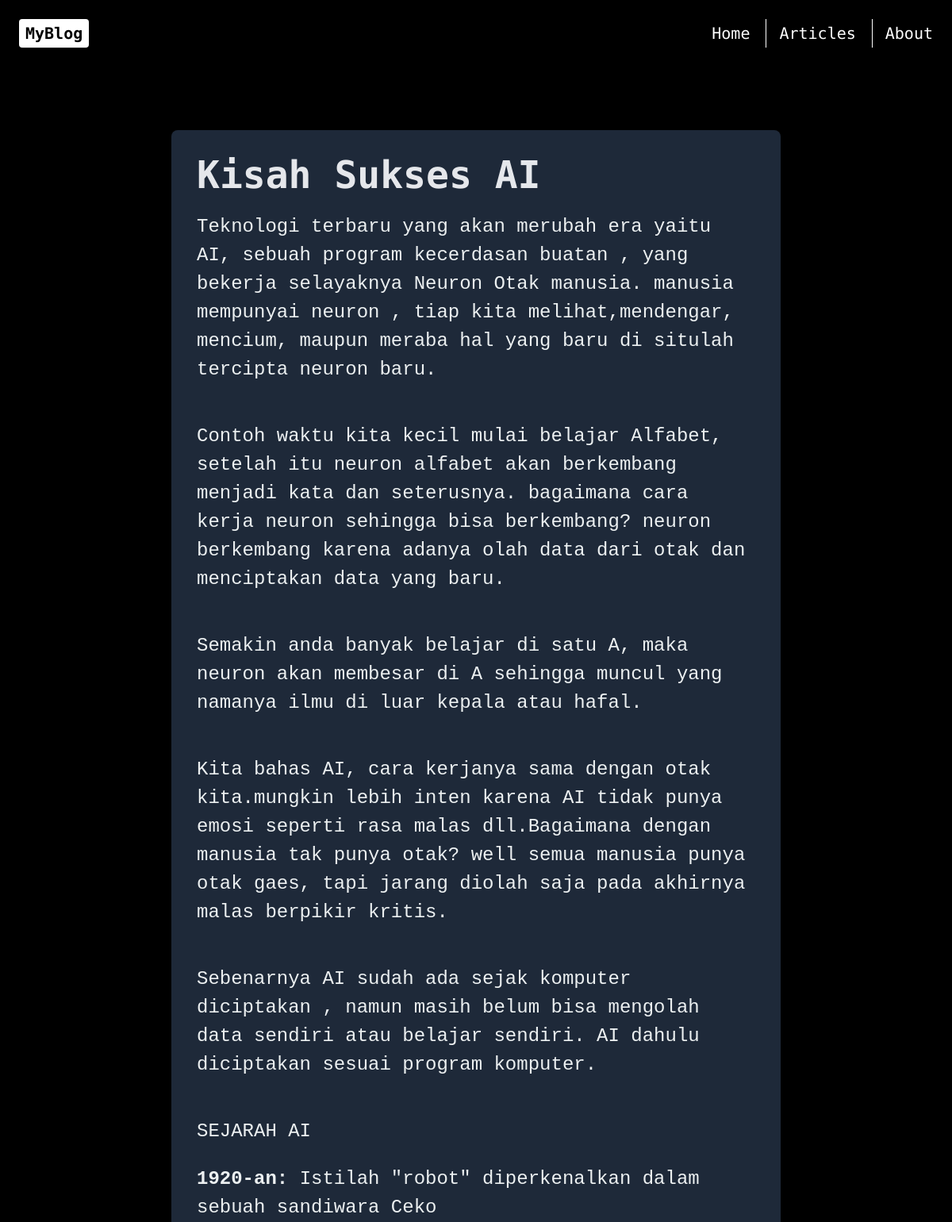
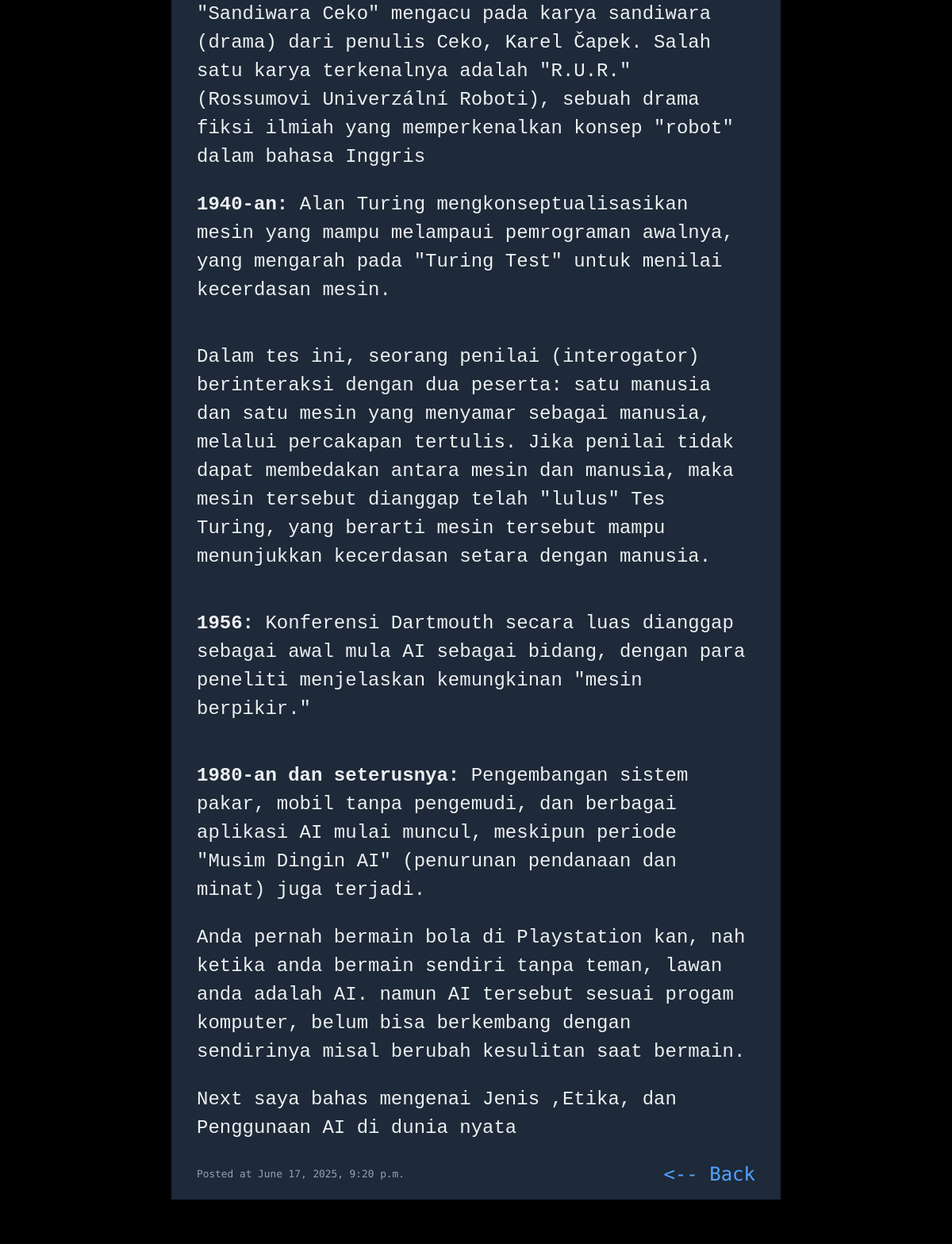
The app's page /post/2/ with its own data (2 pictures, top to bottom).
### main/models.py (models this page shows, shortened)
class Post(models.Model):
    title = models.CharField(max_length=200)
    slug = models.SlugField(unique=True, max_length=200)
    author = models.ForeignKey(User, on_delete=models.CASCADE)
    categories = models.ManyToManyField('Categories', related_name='posts')
    content = RichTextUploadingField(
        blank=True,
        null=True,
        config_name='default'
    )
    created_at = models.DateTimeField(auto_now_add=True)
    updated_at = models.DateTimeField(auto_now=True)
    published = models.BooleanField(default=False)

### main/views.py (the view)
# urls.py: path('post/<int:post_id>/', views.blog_detail, name='blog_detail'),
def blog_detail(request, post_id):
    post = get_object_or_404(Post, id=post_id)
    return render(request, 'detail.html', {'post': post})

### main/templates/detail.html
{% extends "index.html" %}
{% block content %}
    <div class="max-w-3xl mx-auto p-4 sm:p-8 rounded-lg shadow mt-6 sm:mt-10 bg-gray-800">
        <h1 class="text-3xl sm:text-5xl font-bold mb-4 text-gray-200 break-words">{{ post.title }}</h1>
        <p class="text-lg sm:text-2xl mb-6 text-gray-100 break-words">{{ post.content | safe }}</p>
        <div class="flex flex-col sm:flex-row items-start sm:items-center justify-between gap-2">
            <small class="text-gray-400">Posted at {{ post.created_at }}</small>
            <a href="{% url 'homepage' %}" class="text-lg sm:text-2xl text-blue-400 hover:text-gray-300"><-- Back</a>
        </div>
    </div>
{% endblock %}

### main/templates/index.html (shortened to what this page needs)
{% load static %}
<!DOCTYPE html>
<html lang="en">
<head>
  <script src="https://cdn.jsdelivr.net/npm/@tailwindcss/browser@4"></script>
  <link href="https://fonts.googleapis.com/css2?family=Share+Tech+Mono&family=Space+Mono:ital,wght@0,400;0,700;1,400;1,700&display=swap" rel="stylesheet"></head>
<body style="font-family: 'Share Tech Mono', monospace;" class="bg-black min-h-screen">
  <header class="p-6">
    <nav class="flex flex-col md:flex-row md:space-x-4">
      <div class="flex flex-col md:flex-row justify-between items-center w-full">
        <div class="flex items-center mb-4 md:mb-0">
          <span class="font-bold text-xl bg-white px-2 py-1 rounded">MyBlog</span>
        </div>
        <div id="nav-links" class="flex-col md:flex md:flex-row md:space-x-4 space-y-2 md:space-y-0 hidden md:flex">
          <a href="{% url 'homepage' %}" class="text-xl text-white hover:text-gray-600 border-b md:border-b-0 md:border-e px-5 py-1 transition">Home</a>
          <a href="{% url 'blog_list' %}" class="text-xl text-white hover:text-gray-600 border-b md:border-b-0 md:border-e pr-5 py-1 transition">Articles</a>
          <a href="{% url 'about' %}" class="text-xl text-white hover:text-gray-600 py-1 transition">About</a>
        </div>
      </div>
    </nav>
  </header>
  <main class="container mx-auto px-4 md:px-6 py-10">
    {% block content %}{% endblock %}
  </main>
  <footer class="text-center p-4 mt-8 w-full fixed bottom-0 left-0 bg-black bg-opacity-80">
    <p>&copy; {{ year }} My Blog</p>
  </footer>
</body>
</html>

### records on screen
Post: title "Kisah Sukses AI", content "Teknologi terbaru yang akan merubah era yaitu AI, sebuah program kecerdasan buatan , yang bekerja selayaknya Neuron Otak manusia. manusia mempunyai neuron , tiap kita melihat,mendengar, mencium, maupun meraba hal yang baru di situlah tercipta neuron baru. Contoh waktu kita kecil mulai belajar Alfabet, setelah itu neuron alfabet akan berkembang menjadi kata dan seterusnya. bagaimana cara kerja neuron sehingga bisa berkembang? neuron berkembang karena adanya olah data dari otak dan menciptakan data yang baru. Semakin anda banyak belajar di satu A, maka neuron akan membesar di A sehingga muncul yang namanya ilmu di luar kepala atau hafal. Kita bahas AI, cara kerjanya sama dengan otak…", created_at "June 17, 2025, 9:20 p.m."
